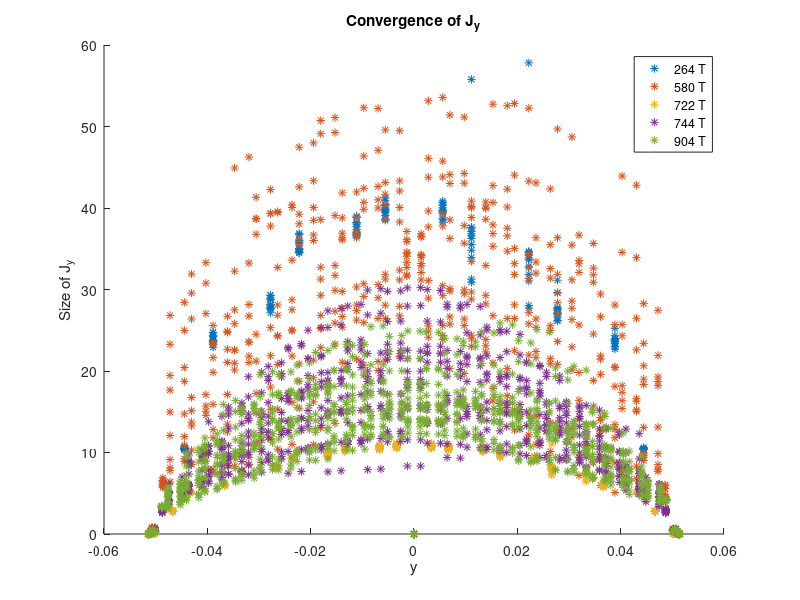
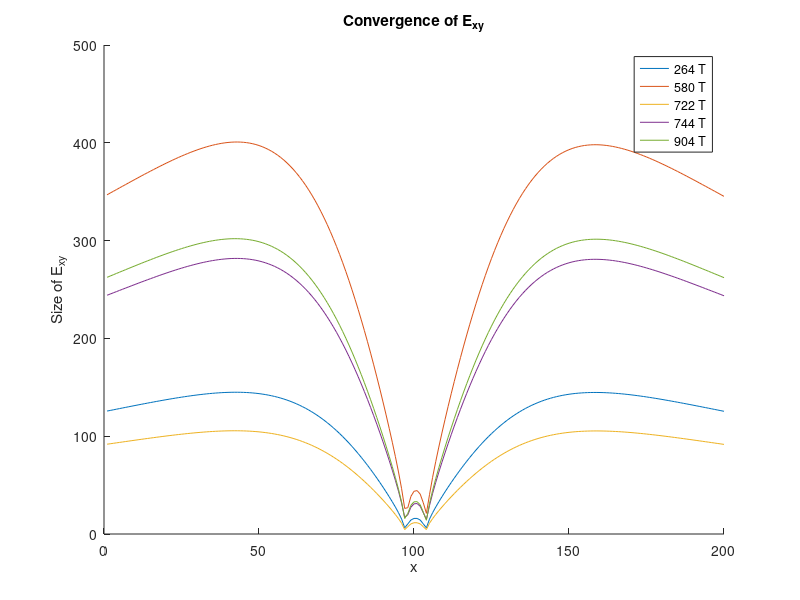
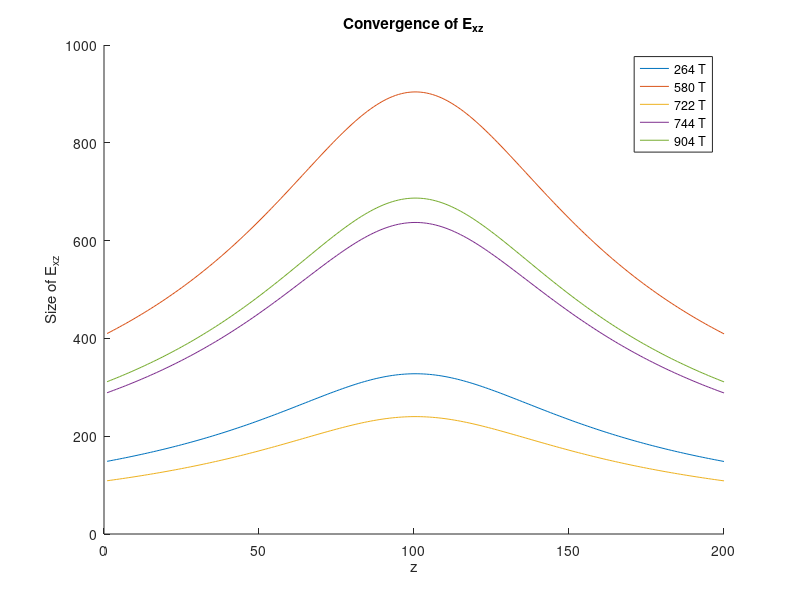
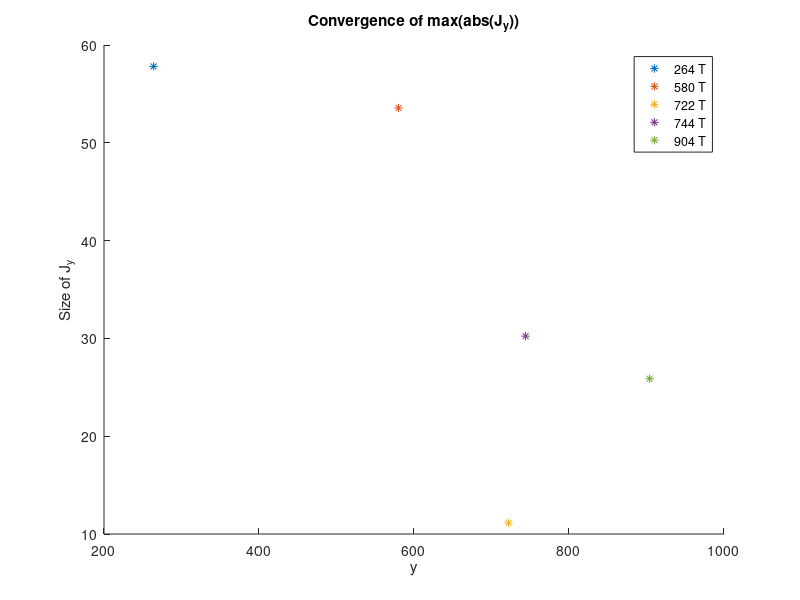

Reproduce these figures in MATLAB, in order.
P264=1;
P580=1;
P722=1;
P744=1;
P904=1;
P924=0;
P1060=0;
P1104=0;
P1458 =0;
P1680 =0;
P1922 =0;
P2312 =0;
P2888 =0;
P3528 =0;

close all
%% First batch
% load('ConvSlow.mat')
% load('ConvSlowSub.mat')
% load('ConvFast.mat')
% load('ConvFastSub.mat')
%% Wave/Dipole initiatl batch
% load('ConvSlowSubWave.mat')
%% Test batch
% load('ConvFastHalfTestWave.mat')
% load('ConvFastHalfTestDipole.mat')
% load('ConvFastSubHalfTestWave.mat')
% load('ConvFastSubHalfTestDipole.mat')
load('ConvSlowHalfTestWave.mat')
% load('ConvSlowHalfTestDipole.mat')
% load('ConvSlowSubHalfTestWave.mat')
% load('ConvSlowSubHalfTestDi.mat')

% load('ConvSlowAspecWave.mat')


figure(1)
title('Convergence of J_y')
xlabel('y')
ylabel('Size of J_y')
PlottetLabels = {};
hold on

figure(2)
title('Convergence of E_{xy}')
xlabel('x')
ylabel('Size of E_{xy}')
hold on

figure(3)
title('Convergence of E_{xz}')
xlabel('z')
ylabel('Size of E_{xz}')
hold on

figure(4)
title('Convergence of max(abs(J_y))')
xlabel('y')
ylabel('Size of J_{y}')
hold on

if P264
    figure(1)
    plot(center(:,2),abs(J(:,2)),'*')
    figure(4)
    Jm = max(abs(J(:,2)));
    plot(264,abs(Jm),'*')
    figure(2)
    plot(abs(ExyCrossX(:,1)))
    figure(3)
    plot(abs(ExzCrossZ(:,1)))
    PlottetLabels = [PlottetLabels, '264 T'];
end
if P580
    figure(1)
    plot(center(:,5),abs(J(:,5)),'*')
    figure(4)
    [Jm, Ji] = max(abs(J(:,5)));
    plot(580,abs(Jm),'*')
    figure(2)
    plot(abs(ExyCrossX(:,2)))
    figure(3)
    plot(abs(ExzCrossZ(:,2)))
    PlottetLabels = [PlottetLabels, '580 T'];
end
if P722
    figure(1)
    plot(center(:,8),abs(J(:,8)),'*')
    figure(4)
    [Jm, Ji] = max(abs(J(:,8)));
    plot(722,abs(Jm),'*')
    figure(2)
    plot(abs(ExyCrossX(:,3)))
    figure(3)
    plot(abs(ExzCrossZ(:,3)))
    PlottetLabels = [PlottetLabels, '722 T' ];
end
if P744
    figure(1)
    plot(center(:,11),abs(J(:,11)),'*')
    
    figure(4)
    [Jm, Ji] = max(abs(J(:,11)));
    plot(744,abs(Jm),'*')
    figure(2)
    plot(abs(ExyCrossX(:,4)))
    figure(3)
    plot(abs(ExzCrossZ(:,4)))
    PlottetLabels = [PlottetLabels, '744 T' ];
end
if P904
    figure(1)
    plot(center(:,14),abs(J(:,14)),'*')
    
    figure(4)
    [Jm, Ji] = max(abs(J(:,14)));
    plot(904,abs(Jm),'*')
    figure(2)
    plot(abs(ExyCrossX(:,5)))
    figure(3)
    plot(abs(ExzCrossZ(:,5)))
    PlottetLabels = [PlottetLabels, '904 T'];
end
if P924
    figure(1)
    plot(center(:,17),abs(J(:,17))/max(abs(J(:,17))),'*')
    
    figure(4)
    [Jm, Ji] = max(abs(J(:,17)));
    plot(924,abs(Jm),'*')
    figure(2)
    plot(abs(ExyCrossX(:,5)))
    figure(3)
    plot(abs(ExzCrossZ(:,5)))
    PlottetLabels = [PlottetLabels, '924 T'];
end
if P1060
    figure(1)
    plot(center(:,20),abs(J(:,20)),'*')
    
    figure(4)
    [Jm, Ji] = max(abs(J(:,20)));
    plot(1060,abs(Jm),'*')
    figure(2)
    plot(abs(ExyCrossX(:,6)))
    figure(3)
    plot(abs(ExzCrossZ(:,6)))
    PlottetLabels = [PlottetLabels, '1060 T'];
end
if P1104
    figure(1)
    plot(center(:,23),abs(J(:,23)),'*')
    
    figure(4)
    [Jm, Ji] = max(abs(J(:,23)));
    plot(1104,abs(Jm),'*')
    figure(2)
    plot(abs(ExyCrossX(:,6)))
    figure(3)
    plot(abs(ExzCrossZ(:,6)))
    PlottetLabels = [PlottetLabels, '1104 T'];
end
if P1458
    figure(1)
    plot(center(:,26),abs(J(:,26)),'*')
    figure(4)
    [Jm, Ji] = max(abs(J(:,26)));
    plot(1458,abs(Jm),'*')
    
    figure(2)
    plot(abs(ExyCrossX(:,6)))
    figure(3)
    plot(abs(ExzCrossZ(:,6)))
    PlottetLabels = [PlottetLabels, '1458 T'];
end
if P1680
    figure(1)
    plot(center(:,29),abs(J(:,29)),'*')
    figure(4)
    [Jm, Ji] = max(abs(J(:,29)));
    plot(1680,abs(Jm),'*')
    
    figure(2)
    plot(abs(ExyCrossX(:,6)))
    figure(3)
    plot(abs(ExzCrossZ(:,6)))
    PlottetLabels = [PlottetLabels, '1680 T'];
end
if P1922
    figure(1)
    plot(center(:,32),abs(J(:,32)),'*')
    figure(4)
    [Jm, Ji] = max(abs(J(:,32)));
    plot(1922,abs(Jm),'*')
    
    figure(2)
    plot(abs(ExyCrossX(:,6)))
    figure(3)
    plot(abs(ExzCrossZ(:,6)))
    PlottetLabels = [PlottetLabels, '1922 T'];
end
if P2312
    figure(1)
    plot(center(:,35),abs(J(:,35)),'*')
    
    figure(4)
    [Jm, Ji] = max(abs(J(:,35)));
    plot(2312,abs(Jm),'*')
    
    figure(2)
    plot(abs(ExyCrossX(:,6)))
    figure(3)
    plot(abs(ExzCrossZ(:,6)))
    PlottetLabels = [PlottetLabels, '2312 T'];
end
if P2888
    figure(1)
    plot(center(:,38),abs(J(:,38)),'*')
    figure(4)
    [Jm, Ji] = max(abs(J(:,38)));
    plot(2888,abs(Jm),'*')
    
    figure(2)
    plot(abs(ExyCrossX(:,6)))
    figure(3)
    plot(abs(ExzCrossZ(:,6)))
    PlottetLabels = [PlottetLabels, '2888 T'];
end
if P3528
    figure(1)
    plot(center(:,41),abs(J(:,41)),'*')
    
    figure(4)
    [Jm, Ji] = max(abs(J(:,41)));
    plot(3528,abs(Jm),'*')
    
    figure(2)
    plot(abs(ExyCrossX(:,6)))
    figure(3)
    plot(abs(ExzCrossZ(:,6)))
    PlottetLabels = [PlottetLabels, '3528 T'];
end

figure(1)
legend(PlottetLabels)
figure(2)
legend(PlottetLabels)
figure(3)
legend(PlottetLabels)
figure(4)
legend(PlottetLabels)